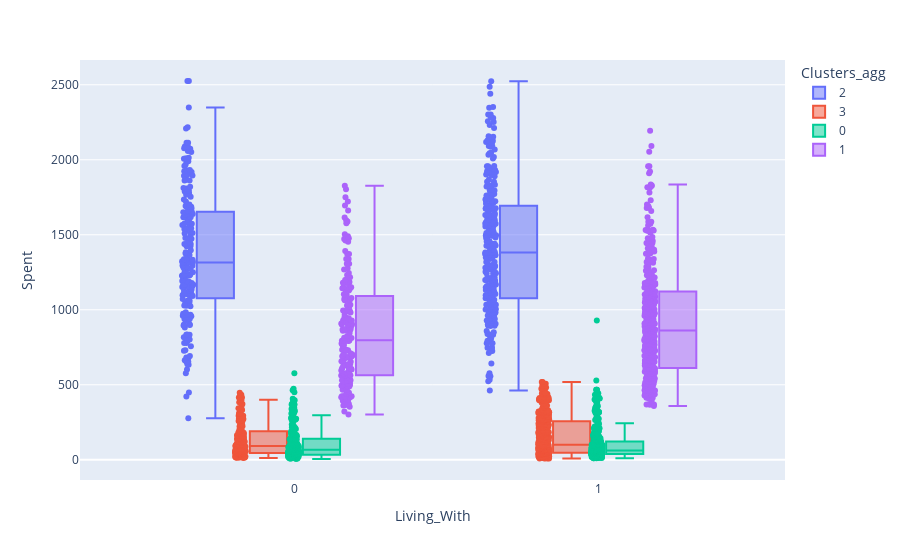

Source (notebook cell):
### Code cell
fig = px.box(df, x=df['Living_With'], y=df['Spent'], points="all", color="Clusters_agg")
fig.show()

### Figure 1 — Plotly figure (JSON) as saved in the notebook; plotly's stock layout.template omitted (floating-point values rounded to 4 significant figures; data arrays with more than 128 entries replaced by an {"elided": "..."} marker saying what was removed)
{"data": [{"alignmentgroup": "True", "boxpoints": "all", "hovertemplate": "Clusters_agg=2<br>Living_With=%{x}<br>Spent=%{y}<extra></extra>", "legendgroup": "2", "marker": {"color": "#636efa"}, "name": "2", "notched": false, "offsetgroup": "2", "orientation": "v", "showlegend": true, "x": {"elided": "493 int values"}, "x0": " ", "xaxis": "x", "y": {"elided": "493 int values"}, "y0": " ", "yaxis": "y", "type": "box"}, {"alignmentgroup": "True", "boxpoints": "all", "hovertemplate": "Clusters_agg=3<br>Living_With=%{x}<br>Spent=%{y}<extra></extra>", "legendgroup": "3", "marker": {"color": "#EF553B"}, "name": "3", "notched": false, "offsetgroup": "3", "orientation": "v", "showlegend": true, "x": {"elided": "535 int values"}, "x0": " ", "xaxis": "x", "y": {"elided": "535 int values"}, "y0": " ", "yaxis": "y", "type": "box"}, {"alignmentgroup": "True", "boxpoints": "all", "hovertemplate": "Clusters_agg=0<br>Living_With=%{x}<br>Spent=%{y}<extra></extra>", "legendgroup": "0", "marker": {"color": "#00cc96"}, "name": "0", "notched": false, "offsetgroup": "0", "orientation": "v", "showlegend": true, "x": {"elided": "613 int values"}, "x0": " ", "xaxis": "x", "y": {"elided": "613 int values"}, "y0": " ", "yaxis": "y", "type": "box"}, {"alignmentgroup": "True", "boxpoints": "all", "hovertemplate": "Clusters_agg=1<br>Living_With=%{x}<br>Spent=%{y}<extra></extra>", "legendgroup": "1", "marker": {"color": "#ab63fa"}, "name": "1", "notched": false, "offsetgroup": "1", "orientation": "v", "showlegend": true, "x": {"elided": "564 int values"}, "x0": " ", "xaxis": "x", "y": {"elided": "564 int values"}, "y0": " ", "yaxis": "y", "type": "box"}], "layout": {"xaxis": {"anchor": "y", "domain": [0, 1], "title": {"text": "Living_With"}}, "yaxis": {"anchor": "x", "domain": [0, 1], "title": {"text": "Spent"}}, "legend": {"title": {"text": "Clusters_agg"}, "tracegroupgap": 0}, "margin": {"t": 60}, "boxmode": "group"}}
